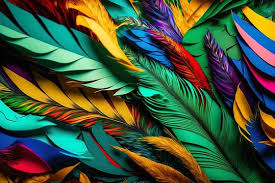
#> input picture images.jpeg, 275 x 183 px
$ python resizer.py
#> lines starting #> are read from the running program, lines starting #| are printed output that depends on the picture
import cv2
image=cv2.imread("images.jpeg",cv2.IMREAD_UNCHANGED)
#> image is the input picture: shape (183, 275, 3); mean B, G, R 60.2, 85.6, 64.7
scale_percent=50

new_width=int(image.shape[1]*scale_percent/100)
#> new_width = 137
new_height=int(image.shape[0]*scale_percent/100)
#> new_height = 91

output=cv2.resize(image,(new_height,new_width))
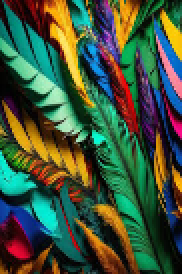
#> output: shape (137, 91, 3) (shown 2 times larger); mean B, G, R 60.1, 85.4, 64.6

cv2.imwrite("new_image.jpeg",output)
cv2.waitKey(0)
